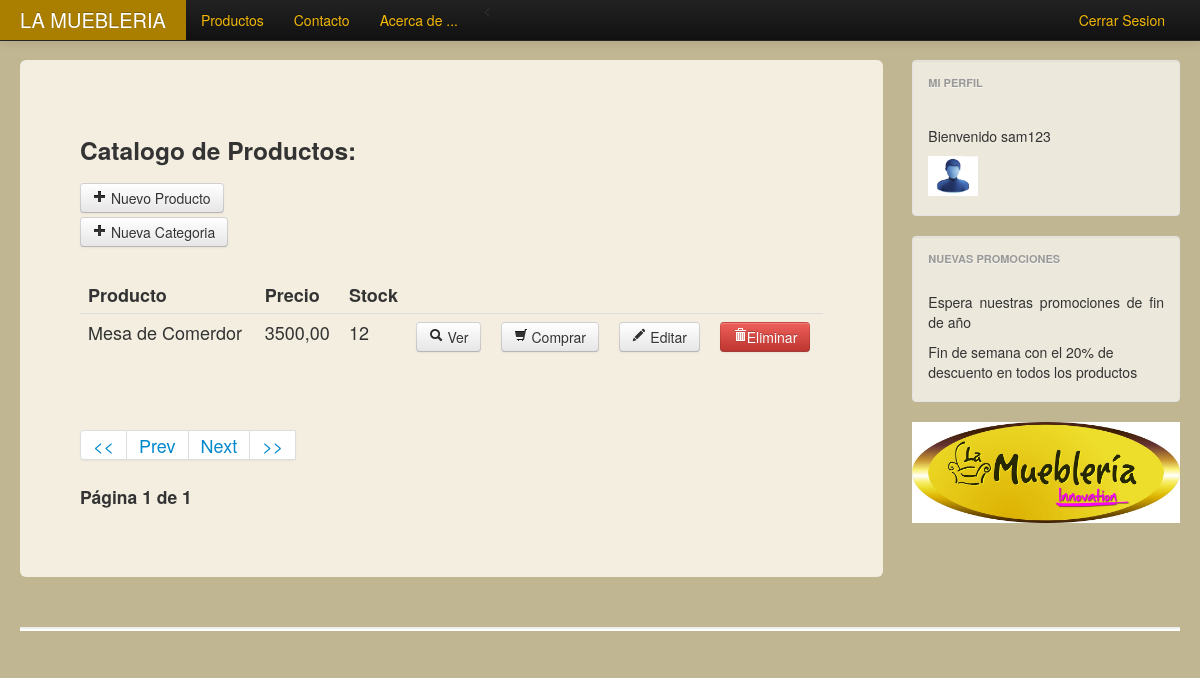
/productos/page/1/ (signed in), run on the app's committed database.
### demo/apps/ventas/models.py (models this page shows, shortened)
class producto(models.Model):
	def url(self,filename):
		ruta = "MultimediaData/Producto/%s/%s"%(self.nombre,str(filename))
		return ruta
	def thumbnail(self):
		return '<a href="/media/%s"><img src="/media/%s" width=50px heigth=50px/></a>'%(self.imagen,self.imagen)
	thumbnail.allow_tags = True
	nombre		= models.CharField(max_length=100)
	descripcion	= models.TextField(max_length=300)
	status		= models.BooleanField(default=True)
	imagen 		= models.ImageField(upload_to=url,null=True,blank=True)
	precio		= models.DecimalField(max_digits=6,decimal_places=2)
	stock		= models.IntegerField()
	categorias	= models.ManyToManyField(categoriaProducto)

### demo/apps/home/views.py (the view, shortened to what this page needs)
# urls.py: url(r'^productos/page/(?P<pagina>.*)/$','productos_view',name='vista_productos'),
def productos_view(request,pagina):
	lista_prod = producto.objects.filter(status=True) # Select * from ventas_productos where status = True
	paginator = Paginator(lista_prod,5) # Cuantos productos quieres por pagina? = 3
	try:
		page = int(pagina) #sacar del pagineitor cuantas paginas tiene
	except:
		page = 1 #convierte lo que se manda a 1
	try:
		productos = paginator.page(page) #traer los productos de esa pagina
	except (EmptyPage,InvalidPage):
		productos = paginator.page(paginator.num_pages)# si se genera una execpcion que nos envie la ultima pagina
	ctx = {'productos':productos}
	return render_to_response('home/productos.html',ctx,context_instance=RequestContext(request))

### demo/apps/context_processors.py (called while the page is built)
def user_image(request):
	try:
		imagen = None
		user = request.user
		up = userProfile.objects.get(user=user)
		imagen = "/media/%s"%up.photo
	except:
		imagen = "/media/images/user.jpg"
	return imagen

def my_processor(request):
	context = {"django_version":django.get_version(),
				"get_image_profile":user_image(request),
	}
	return context

### demo/templates/home/productos.html (shortened to what this page needs)
{% extends 'base.html' %}
{%block content %}
<h3>Catalogo de Productos:</h3>
{% if user.is_authenticated and user.is_staff %}
<a href="{% url "vista_agregar_producto" %}" class="btn"><i class="icon-plus"></i> Nuevo Producto</a><br>
<a href="{% url "vista_agregar_categoria" %}" class="btn"><i class="icon-plus"></i> Nueva Categoria</a><br>
{% endif %}
<br>
{% if productos %}
    <table class="table table-hover" id="tabla_productos">
    	<thead>
                <tr>
                  <th>Producto</th>
                  <th>Precio</th>
                  <th>Stock</th>
                </tr>
        </thead>
    {% for p in productos %}
     	<tbody>
     		<tr id="tr{{p.id}}">
				<td>{{ p.nombre }}</td>
				<td>{{ p.precio }}</td>
				<td>{{ p.stock }}</td>
				<td><a class="btn" href="/producto/{{p.id}}/"><i class="icon-search"></i>   Ver</a></td>
        <td><a class="btn" href="#"><i class="icon-shopping-cart"></i> Comprar</a></td>
				{% if user.is_authenticated and user.is_staff %}
					<td><a class="btn" href="/edit/producto/{{p.id}}/"><i class="icon-pencil"></i>  Editar </a></td>
					<td><a href="#myModal" role="button" class="btn btn-danger delete" data-toggle="modal" id="{{p.id}}" data-name="{{p.nombre}}"><i class="icon-trash icon-white"></i>Eliminar</a></td>
				{% endif %}
			</tr>
		</tbody>
	{% endfor %}
    </table>
{% else %}
	<h2>No existen productos activos a la venta :( </h2>
{% endif %}
<br>
{% if productos %}
    <div class="pagination">
    <ul>
		<li><a href="/productos/page/1"> << </a></li>
	{% if productos.has_previous %}
		<li><a href="/productos/page/{{productos.previous_page_number }}/"> Prev </a></li>
	{% else %}
		<li><a href="#"> Prev </a></li>
	{% endif %}
	{% if productos.has_next %}
		<li><a href="/productos/page/{{productos.next_page_number }}/"> Next </a></li>
	{% else %}
		<li><a href="#"> Next </a></li>
	{% endif %}
		<li><a href="/productos/page/{{productos.paginator.num_pages }} "> >> </a><li>
	</ul>
	</div>
	<h4> Página {{ productos.number }} de {{ productos.paginator.num_pages }}</h4>
{% endif %}
{% endblock %}

### demo/templates/base.html (shortened to what this page needs)
<!DOCTYPE html>
<html lang="es">
  <head>
    <link href="/media/bootstrap/css/bootstrap.css" rel="stylesheet">
    <link href="/media/bootstrap/css/bootstrap-responsive.css" rel="stylesheet">
  </head>
  <body>
    <div class="navbar navbar-inverse navbar-fixed-top">
   <div class="navbar-inner">
     <div class="container-fluid">
       <a class="brand" href="{% url "vista_principal" %}"> LA MUEBLERIA </a>
         <ul class="nav">
           <li><a href="/productos/page/1/">Productos</a></li>
           <li><a href="{% url "vista_contacto" %}">Contacto</a></li>
           <li><a href="{% url "vista_about" %}">Acerca de ...</a></li>
         </ul>
           < <ul class="nav pull-right">
           {% if user.is_authenticated %}
     <li><a href="{% url "vista_logout" %}"> Cerrar Sesion </a></li>
 {% else %}
     <li><a href="{% url "vista_login" %}"> Login </a></li>
 {% endif %}
 </ul>
     </div>
   </div>
 </div>
    <div class="container-fluid">
      <div class="row-fluid">
        <div class="span9">
          <div class="hero-unit">
            {% block content %}
            {% endblock%}
          </div>
        </div>
        <div class="span3">
          <div class="well sidebar-nav">
            <ul class="nav nav-list">
              <li class="nav-header">Mi perfil</li>
              <br><p align="justify">
              {%if user.is_authenticated %}
                <p>Bienvenido {{ user }} </p>
                <img src="{{get_image_profile}}" width="50px" heigth="50px"/>
              {% else %}
                <a href="/login/" class="btn btn-primary">Login<a>
              {% endif %}
              </p>
            </ul>
          </div>
          <div class="well sidebar-nav">
            <ul class="nav nav-list">
              <li class="nav-header">Nuevas Promociones</li>
              <br>
              <p align="justify">
                Espera nuestras promociones de fin de año
                <p>Fin de semana con el 20% de descuento en todos los productos</p>
              </p>
            </ul>
          </div>
           <img src="/media/images/mueblerialogo.jpeg"/>
        </div>
      </div>
      <hr>
    </div>
  </body>
</html>

### demo/templates/base.html (style rules this page uses)
body { padding-top: 60px; padding-bottom: 40px; }
.sidebar-nav { padding: 9px 0; }

### data on the page
producto: nombre "Mesa de Comerdor", precio "3500,00", stock "12"

### other printed values
{{ productos.number }} "1"
{{ productos.paginator.num_pages }} "1"
{{ user }} "sam123"
